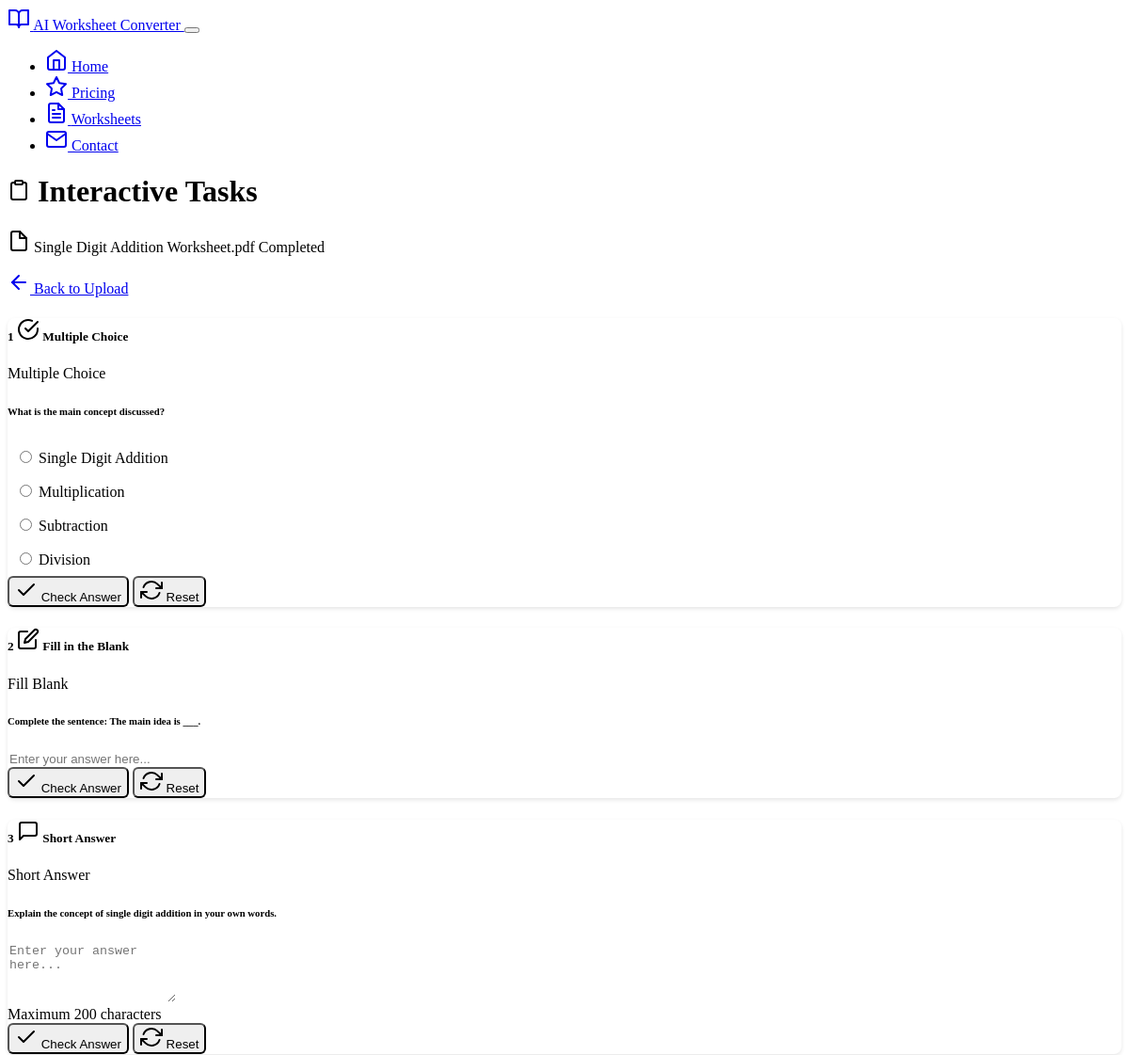
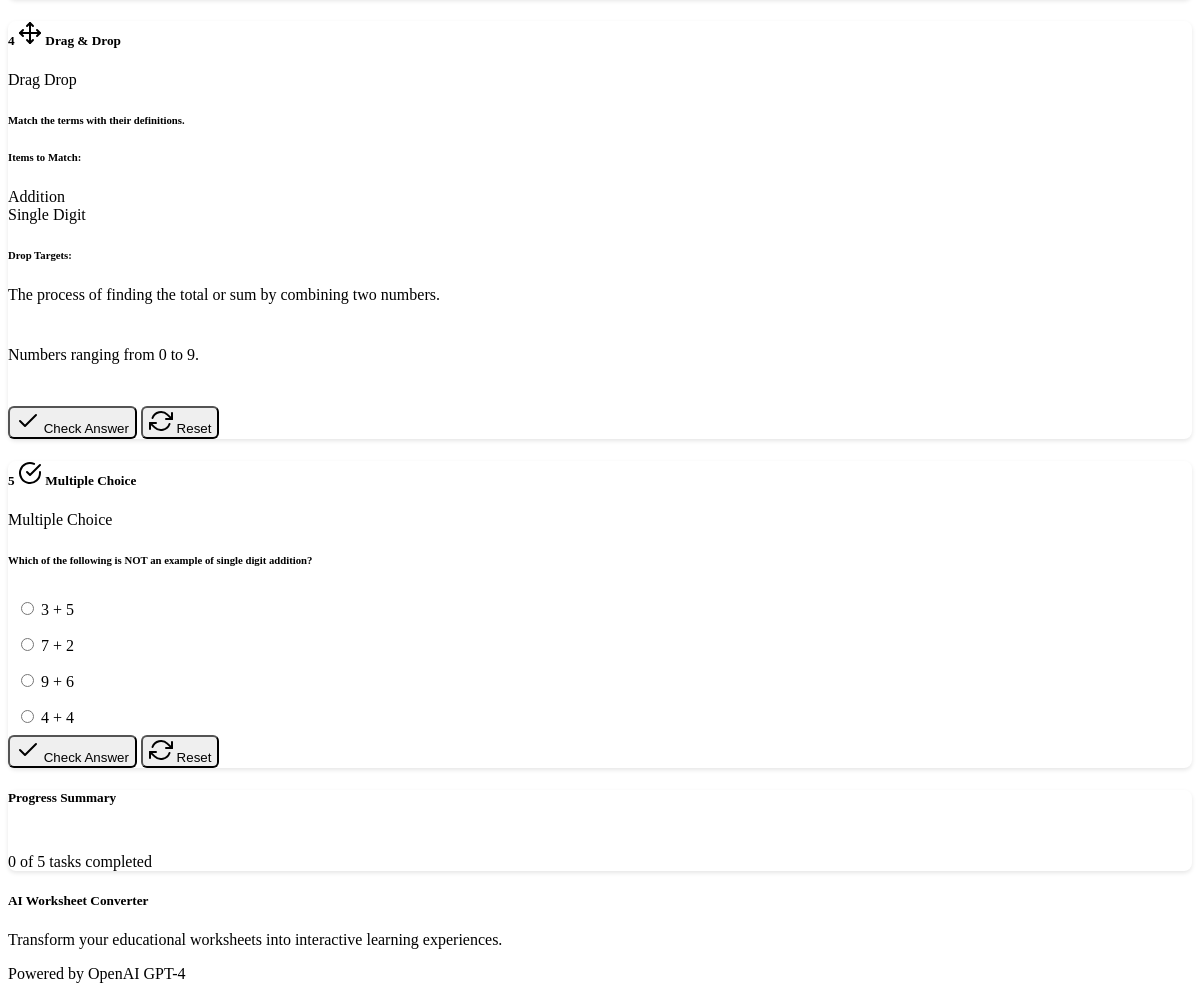
Page /tasks/7 on the committed database (2 pictures, top to bottom).
### models.py (models this page shows)
class Worksheet(db.Model):
    id = db.Column(db.Integer, primary_key=True)
    filename = db.Column(db.String(255), nullable=False)
    original_filename = db.Column(db.String(255), nullable=False)
    file_type = db.Column(db.String(10), nullable=False)  # 'pdf' or 'docx'
    extracted_text = db.Column(Text)
    upload_date = db.Column(db.DateTime, default=datetime.utcnow)
    processing_status = db.Column(db.String(20), default='pending')  # pending, processing, completed, failed
    user_id = db.Column(db.Integer, db.ForeignKey('user.id'), nullable=True)  # Link to user
    tasks = db.relationship('Task', backref='worksheet', lazy=True, cascade='all, delete-orphan')

class Task(db.Model):
    id = db.Column(db.Integer, primary_key=True)
    worksheet_id = db.Column(db.Integer, db.ForeignKey('worksheet.id'), nullable=False)
    task_type = db.Column(db.String(50), nullable=False)  # multiple_choice, fill_blank, short_answer, drag_drop
    question = db.Column(Text, nullable=False)
    task_data = db.Column(JSON)  # Store task-specific data (options, correct answers, etc.)
    order_index = db.Column(db.Integer, default=0)
    created_date = db.Column(db.DateTime, default=datetime.utcnow)
    def to_dict(self):
        return {
            'id': self.id,
            'task_type': self.task_type,
            'question': self.question,
            'task_data': self.task_data,
            'order_index': self.order_index
        }

### routes/tasks.py (the view)
@tasks_bp.route('/tasks/<int:worksheet_id>')
def view_tasks(worksheet_id):
    try:
        worksheet = Worksheet.query.get_or_404(worksheet_id)
        tasks_data = TaskConverter.get_tasks_for_worksheet(worksheet_id)
        if not tasks_data:
            flash('No tasks found for this worksheet', 'warning')
            return redirect(url_for('index'))
        logger.info(f"Rendering template with {len(tasks_data)} tasks")
        return render_template('tasks.html',
                             worksheet=worksheet,
                             tasks=tasks_data)
    except Exception as e:
        logger.error(f"Error viewing tasks: {str(e)}")
        flash(f'Error loading tasks: {str(e)}', 'error')
        return redirect(url_for('index'))

### services/task_converter.py (called while the page is built)
    @staticmethod
    def get_tasks_for_worksheet(worksheet_id):
        try:
            tasks = Task.query.filter_by(worksheet_id=worksheet_id).order_by(Task.order_index).all()
            logger.info(f"Found {len(tasks)} tasks for worksheet {worksheet_id}")
            result = []
            for task in tasks:
                try:
                    task_dict = task.to_dict()
                    result.append(task_dict)
                except Exception as e:
                    logger.error(f"Error converting task {task.id} to dict: {str(e)}")
                    continue
            return result
        except Exception as e:
            logger.error(f"Error retrieving tasks: {str(e)}")
            raise Exception(f"Failed to retrieve tasks: {str(e)}")

### templates/tasks.html (shortened to what this page needs)
{% extends "base.html" %}
{% block content %}
<div class="row">
    <div class="col-lg-10 mx-auto">
        <div class="d-flex justify-content-between align-items-center mb-4">
            <div>
                <h1 class="h3 mb-1">
                    <i data-feather="clipboard" class="me-2"></i>
                    Interactive Tasks
                </h1>
                <p class="text-muted mb-0">
                    <i data-feather="file" class="me-1"></i>
                    {{ worksheet.original_filename }}
                    <span class="badge bg-{{ 'success' if worksheet.processing_status == 'completed' else 'warning' }} ms-2">
                        {{ (worksheet.processing_status or '').title() }}
                    </span>
                </p>
            </div>
            <div>
                <a href="{{ url_for('index') }}" class="btn btn-outline-secondary">
                    <i data-feather="arrow-left" class="me-1"></i>
                    Back to Upload
                </a>
            </div>
        </div>
        <div id="tasksContainer">
            {% for task in tasks %}
                <div class="card mb-4 task-card" data-task-id="{{ task.id }}">
                    <div class="card-header d-flex justify-content-between align-items-center">
                        <h5 class="card-title mb-0">
                            <span class="badge bg-info me-2">{{ loop.index }}</span>
                            {% if task.task_type == 'multiple_choice' %}
                                <i data-feather="check-circle" class="me-1"></i>
                                Multiple Choice
                            {% elif task.task_type == 'fill_blank' %}
                                <i data-feather="edit" class="me-1"></i>
                                Fill in the Blank
                            {% elif task.task_type == 'short_answer' %}
                                <i data-feather="message-square" class="me-1"></i>
                                Short Answer
                            {% elif task.task_type == 'drag_drop' %}
                                <i data-feather="move" class="me-1"></i>
                                Drag & Drop
                            {% endif %}
                        </h5>
                        <span class="badge bg-secondary">{{ (task.task_type or '').replace('_', ' ').title() }}</span>
                    </div>
                    <div class="card-body">
                        <div class="question mb-3">
                            <h6 class="fw-bold">{{ task.question }}</h6>
                        </div>
                        <div class="task-content">
                            {% if task.task_type == 'multiple_choice' %}
                                <div class="multiple-choice-options">
                                    {% for option in task.task_data.options %}
                                        <div class="form-check mb-2">
                                            <input class="form-check-input" type="radio" name="task_{{ task.id }}"
                                                   id="task_{{ task.id }}_option_{{ loop.index0 }}"
                                                   value="{{ loop.index0 }}">
                                            <label class="form-check-label" for="task_{{ task.id }}_option_{{ loop.index0 }}">
                                                {{ option }}
                                            </label>
                                        </div>
                                    {% endfor %}
                                </div>
                            {% elif task.task_type == 'fill_blank' %}
                                <div class="fill-blank-input">
                                    <input type="text" class="form-control"
                                           placeholder="Enter your answer here..."
                                           id="task_{{ task.id }}_answer">
                                </div>
                            {% elif task.task_type == 'short_answer' %}
                                <div class="short-answer-input">
                                    <textarea class="form-control" rows="4"
                                              placeholder="Enter your answer here..."
                                              id="task_{{ task.id }}_answer"
                                              maxlength="{{ task.task_data.max_length or 500 }}"></textarea>
                                    <div class="form-text">
                                        Maximum {{ task.task_data.max_length or 500 }} characters
                                    </div>
                                </div>
                            {% elif task.task_type == 'drag_drop' %}
                                <div class="drag-drop-container">
                                    <div class="row">
                                        <div class="col-md-6">
                                            <h6>Items to Match:</h6>
                                            <div class="draggable-items" id="task_{{ task.id }}_items">
                                                {% for item in task.task_data['items'] %}
                                                    <div class="draggable-item badge bg-primary me-2 mb-2 p-2"
                                                         draggable="true" data-item="{{ item }}">
                                                        {{ item }}
                                                    </div>
                                                {% endfor %}
                                            </div>
                                        </div>
                                        <div class="col-md-6">
                                            <h6>Drop Targets:</h6>
                                            <div class="drop-targets" id="task_{{ task.id }}_targets">
                                                {% for target in task.task_data['targets'] %}
                                                    <div class="drop-target border rounded p-3 mb-2"
                                                         data-target="{{ target }}">
                                                        <div class="target-label">{{ target }}</div>
                                                        <div class="dropped-item"></div>
                                                    </div>
                                                {% endfor %}
                                            </div>
                                        </div>
                                    </div>
                                </div>
                            {% endif %}
                        </div>
                        <div class="task-actions mt-3">
                            <button class="btn btn-primary check-answer-btn" data-task-id="{{ task.id }}">
                                <i data-feather="check" class="me-1"></i>
                                Check Answer
                            </button>
                            <button class="btn btn-outline-secondary reset-btn" data-task-id="{{ task.id }}">
                                <i data-feather="refresh-cw" class="me-1"></i>
                                Reset
                            </button>
                        </div>
                    </div>
                </div>
            {% endfor %}
        </div>
        <div class="card mt-4">
            <div class="card-body text-center">
                <h5>Progress Summary</h5>
                <div class="progress mb-3">
                </div>
                <p class="text-muted mb-0">
                    <span id="completedTasks">0</span> of {{ tasks|length }} tasks completed
                </p>
            </div>
        </div>
    </div>
</div>
{% endblock %}

### static/css/custom.css (style rules this page uses)
:root { --task-border-radius: 8px; --task-shadow: 0 2px 4px rgba(0, 0, 0, 0.1); --success-color: #22c55e; --error-color: #ef4444; --warning-color: #f59e0b; }
.task-card { border-radius: var(--task-border-radius); box-shadow: var(--task-shadow); transition: all 0.3s ease; }
.multiple-choice-options .form-check { padding: 0.5rem; border-radius: 4px; transition: background-color 0.2s ease; }
.fill-blank-input input { border: 2px solid var(--bs-border-color); border-radius: 4px; transition: border-color 0.2s ease; }
.short-answer-input textarea { border: 2px solid var(--bs-border-color); border-radius: 4px; transition: border-color 0.2s ease; resize: vertical; }
.drag-drop-container { min-height: 200px; }
.draggable-item { cursor: move; user-select: none; transition: transform 0.2s ease; }
.drop-target { min-height: 60px; border: 2px dashed var(--bs-border-color); transition: all 0.2s ease; position: relative; }
.drop-target .target-label { font-weight: 500; margin-bottom: 0.5rem; }
.drop-target .dropped-item { min-height: 30px; }
.progress { height: 8px; border-radius: 4px; }
.btn { border-radius: 6px; font-weight: 500; transition: all 0.2s ease; }
.card { border-radius: var(--task-border-radius); box-shadow: var(--task-shadow); transition: all 0.3s ease; }

### rows in the picture
Worksheet: original_filename "Single Digit Addition Worksheet.pdf", processing_status "Completed"
Task: shows "Multiple Choice", task_type "Multiple Choice", question "What is the main concept discussed?", options "Single Digit Addition" "Multiplication" "Subtraction" "Division"
Task: shows "Fill in the Blank", task_type "Fill Blank", question "Complete the sentence: The main idea is ___."
Task: shows "Short Answer", task_type "Short Answer", question "Explain the concept of single digit addition in your own words.", id "Enter your answer here...", task_data "200"
Task: shows "Drag & Drop", task_type "Drag Drop", question "Match the terms with their definitions.", item "Addition" "Single Digit", target "The process of finding the total or sum by combining two numbers." "Numbers ranging from 0 to 9."
Task: shows "Multiple Choice", task_type "Multiple Choice", question "Which of the following is NOT an example of single digit addition?", options "3 + 5" "7 + 2" "9 + 6" "4 + 4"

### other values in the picture
{{ tasks|length }} "5"
